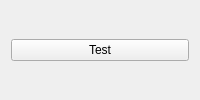
<?xml version="1.0" encoding="UTF-8"?>
<ui version="4.0">
 <class>TestWidget</class>
 <widget class="QWidget" name="TestWidget">
  <layout class="QVBoxLayout" name="verticalLayout">
   <item>
    <widget class="QPushButton" name="pushButton">
     <property name="text">
      <string>Test</string>
     </property>
    </widget>
   </item>
  </layout>
 </widget>
 <resources/>
 <connections/>
</ui>
